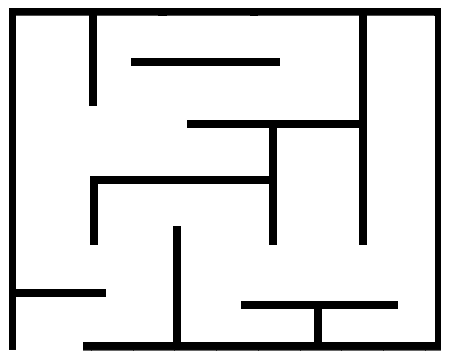
#> input picture data/mapa_robotica.bmp, 450 x 360 px, found by its file name
$ python a_star.py
#> lines starting #> are read from the running program, lines starting #| are printed output that depends on the picture; after the words box and inside, x2 and y2 are one past the last pixel; in counts of white or black regions, pixels touching at a corner belong together
### src/astar/grid.py
from __future__ import annotations

from dataclasses import dataclass
from math import floor
from pathlib import Path

WALL = "#"
FREE = "."


@dataclass(frozen=True)
class Grid:
    """Occupancy grid indexed as cells[y][x]; True means wall."""

    width: int
    height: int
    cells: tuple[tuple[bool, ...], ...]

    # [9 lines left out: function from_strings, not called in this run]

    @classmethod
    def from_bool_rows(cls, rows: list[list[bool]]) -> "Grid":
        return cls(width=len(rows[0]), height=len(rows), cells=tuple(tuple(r) for r in rows))

    def to_strings(self) -> list[str]:
        return ["".join(WALL if wall else FREE for wall in row) for row in self.cells]

    def in_bounds(self, x: int, y: int) -> bool:
        return 0 <= x < self.width and 0 <= y < self.height

    def is_wall(self, x: int, y: int) -> bool:
        return self.cells[y][x]

    def wall_count(self) -> int:
        return sum(1 for row in self.cells for wall in row if wall)


def load_occupancy_grid(
    image_path: str | Path,
    erosion_size: int = 7,
    resolution: int = 50,
    cells_per_block: int = 8,
    wall_threshold: int = 5,
) -> Grid:
    """Floor plan image to occupancy grid.

    1. Erode the image with a (2r+1)^2 rectangle so dark walls grow by the robot
       radius r in pixels (the robot is treated as a point afterwards).
    2. Threshold: gray < wall_threshold is wall.
    3. Downsample: the plan is split into floor(width / resolution) blocks per
       axis, each block becomes cells_per_block cells; a cell is a wall if any
       source pixel that maps to it is a wall.

    Defaults reproduce the 2021 run: 450x360 px plan, r = 7 px, 9x7 blocks of
    8x8 cells, so a 72x56 grid.
    """
#> called with image_path = 'data/mapa_robotica.bmp', erosion_size = 7, resolution = 50, cells_per_block = 8, wall_threshold = 5
    import cv2
    import numpy as np

    image = cv2.imread(str(image_path))
#> image is the input picture: shape (360, 450, 3); min 0, max 255, mean 220.6
    if image is None:
        raise FileNotFoundError(image_path)
    if erosion_size > 0:
        size = 2 * erosion_size + 1
        element = cv2.getStructuringElement(cv2.MORPH_RECT, (size, size), (erosion_size, erosion_size))
        image = cv2.erode(image, element)
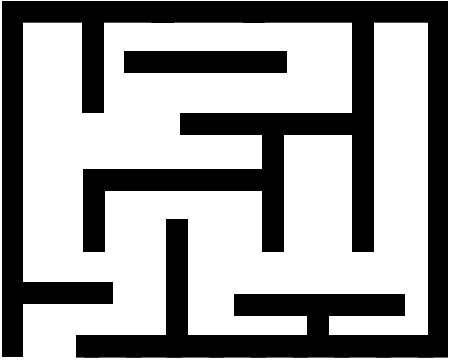
#> image: shape (360, 450, 3); min 0, max 255, mean 156.9
    walls = cv2.cvtColor(image, cv2.COLOR_BGR2GRAY) < wall_threshold
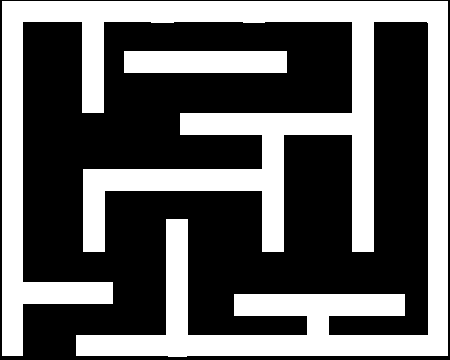
#> walls: shape (360, 450) bool; 38% white; 2 white regions, box (x1, y1, x2, y2) and area: (2, 1, 448, 357) 57929, (124, 51, 287, 73) 3586
    height, width = walls.shape
#> height = 360; width = 450
    grid_w = floor(width / resolution) * cells_per_block
#> grid_w = 72
    grid_h = floor(height / resolution) * cells_per_block
#> grid_h = 56

    cells = np.zeros((grid_h, grid_w), dtype=bool)
    ys, xs = np.nonzero(walls)
    cx = np.floor(xs * grid_w / width).astype(int)
    cy = np.floor(ys * grid_h / height).astype(int)
    cells[cy, cx] = True
    return Grid.from_bool_rows(cells.tolist())

### src/astar/render.py
from __future__ import annotations

from pathlib import Path

import numpy as np

from astar.grid import Grid
from astar.search import SearchResult

# RGB values kept from the 2021 animation.
SEARCH_COLOR = (230, 0, 126)
PATH_COLOR = (80, 200, 120)
START_COLOR = (42, 25, 84)
GOAL_COLOR = (69, 23, 81)
WALL_COLOR = (0, 0, 0)
FREE_COLOR = (255, 255, 255)


def grid_to_rgb(grid: Grid) -> np.ndarray:
    image = np.full((grid.height, grid.width, 3), FREE_COLOR, dtype=np.uint8)
    for y, row in enumerate(grid.cells):
        for x, wall in enumerate(row):
            if wall:
                image[y, x] = WALL_COLOR
    return image


def save_grid_png(grid: Grid, path: str | Path, start=None, goal=None) -> None:
    from PIL import Image

    image = grid_to_rgb(grid)
    if start:
        image[start[1], start[0]] = START_COLOR
    if goal:
        image[goal[1], goal[0]] = GOAL_COLOR
    Image.fromarray(image, "RGB").save(path)
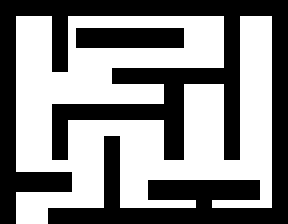
#> saved as cell_image.png: PIL image 72x56 RGB (shown 4 times larger); 52.6% white; 2 black regions, box (x1, y1, x2, y2) and area: (0, 0, 72, 56) 1777, (19, 7, 46, 12) 135


# [31 lines left out: function save_animation, not called in this run]

### src/astar/picker.py
"""Interactive start and goal picking on the occupancy grid image (needs an OpenCV GUI build)."""
from __future__ import annotations

from pathlib import Path

WINDOW = "Occupancy Grid"


def pick_start_and_goal(grid_png: str | Path) -> tuple[tuple[int, int], tuple[int, int]]:
    import cv2

    image = cv2.imread(str(grid_png))
    picked: list[tuple[int, int]] = []

    def on_mouse(event, x, y, flags, param):
        if event == cv2.EVENT_LBUTTONDOWN and image[y][x].any() and len(picked) < 2:
            picked.append((x, y))

    cv2.namedWindow(WINDOW, cv2.WINDOW_NORMAL)
    cv2.resizeWindow(WINDOW, 1280, 1000)
    cv2.setMouseCallback(WINDOW, on_mouse)
    while len(picked) < 2:
        cv2.imshow(WINDOW, image)
        if cv2.waitKey(20) & 0xFF == 27:
#> (key Esc is pressed here)
            break
    cv2.destroyAllWindows()
    if len(picked) < 2:
#> (the run stopped early here; a loop or call above may not have finished)

$ run again, with data/Entrada.bmp copied over data/mapa_robotica.bmp
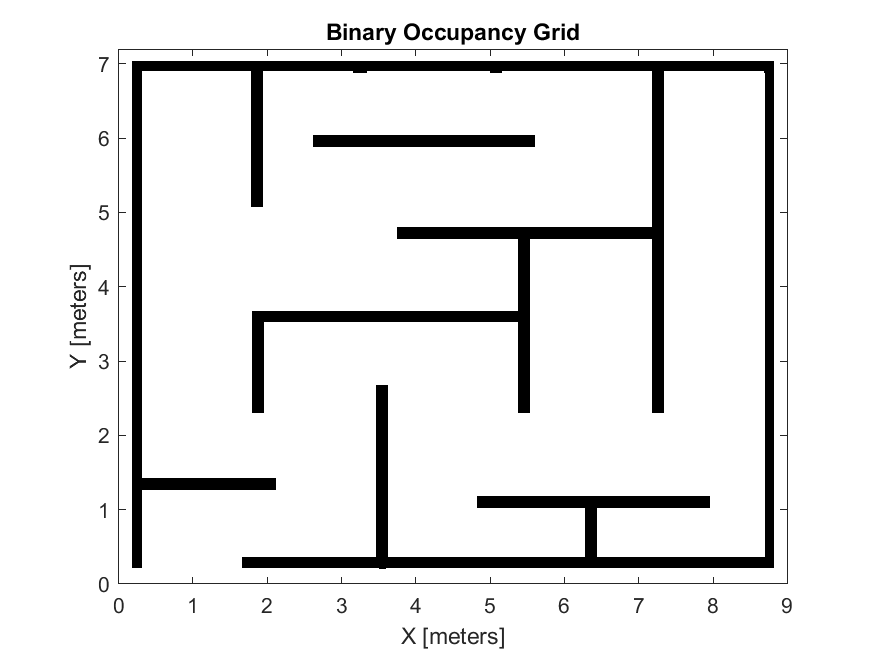
#> input picture data/Entrada.bmp, 875 x 656 px, found by its file name
#> in load_occupancy_grid, image is the input picture: shape (656, 875, 3); min 0, max 255, mean 231.9
#> in load_occupancy_grid, `walls = cv2.cvtColor(image, cv2.COLOR_BGR2GRAY) < wall_threshold`:
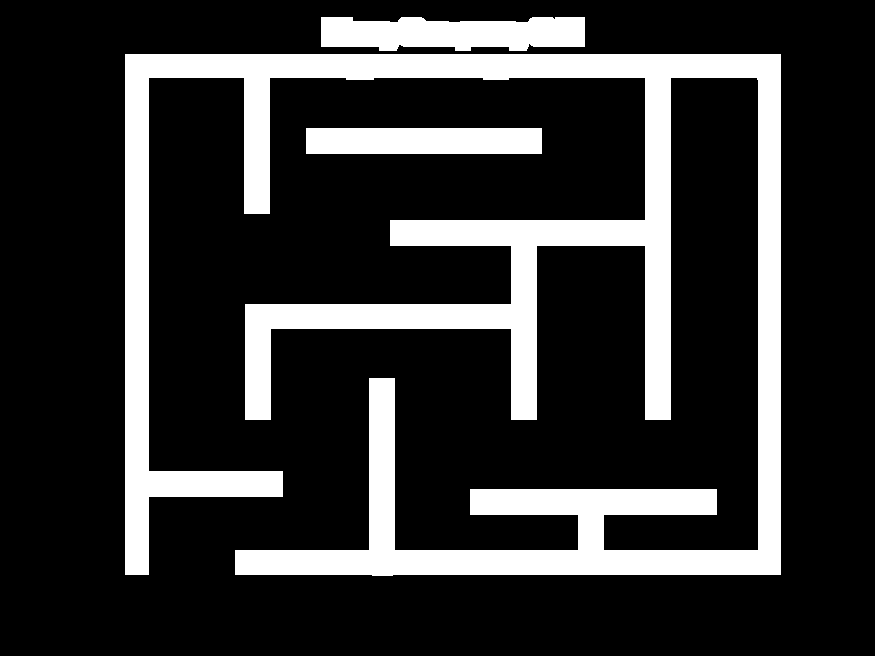
#> walls: shape (656, 875) bool; 19.8% white; 3 white regions, box (x1, y1, x2, y2) and area: (125, 54, 781, 576) 100195, (321, 17, 585, 51) 7476, (306, 128, 542, 154) 6136
#> in save_grid_png, `Image.fromarray(image, "RGB").save(path)`:
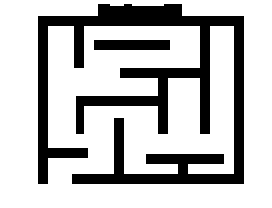
#> saved as cell_image.png: PIL image 136x104 RGB (shown 2 times larger); 74.8% white; 2 black regions, box (x1, y1, x2, y2) and area: (19, 2, 122, 92) 3375, (47, 20, 85, 25) 190

$ run again, with data/mapa_inflado.bmp copied over data/mapa_robotica.bmp
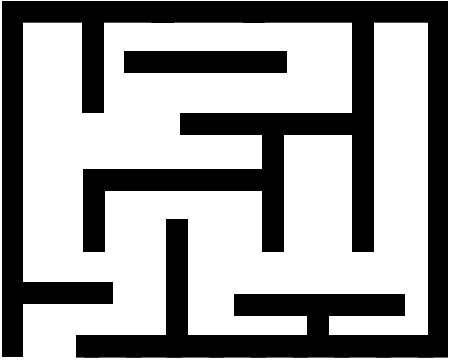
#> input picture data/mapa_inflado.bmp, 450 x 360 px, found by its file name
#> in load_occupancy_grid, image is the input picture: shape (360, 450, 3); min 0, max 255, mean 156.9
#> in load_occupancy_grid, `walls = cv2.cvtColor(image, cv2.COLOR_BGR2GRAY) < wall_threshold`:
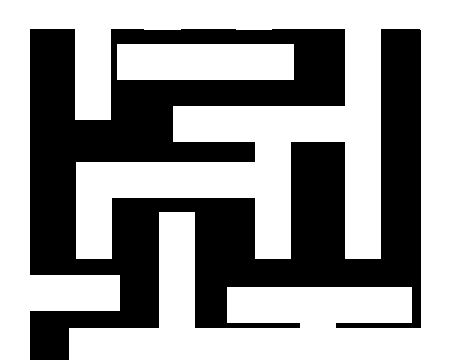
#> walls: shape (360, 450) bool; 58.7% white; 1 black region, box (x1, y1, x2, y2) and area: (30, 29, 421, 360) 66855
#> in save_grid_png, `Image.fromarray(image, "RGB").save(path)`:
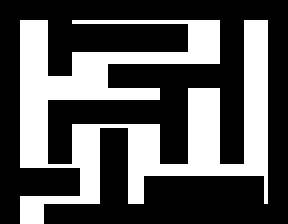
#> saved as cell_image.png: PIL image 72x56 RGB (shown 4 times larger); 34.8% white; 1 white region, box (x1, y1, x2, y2) and area: (5, 5, 67, 56) 1402
